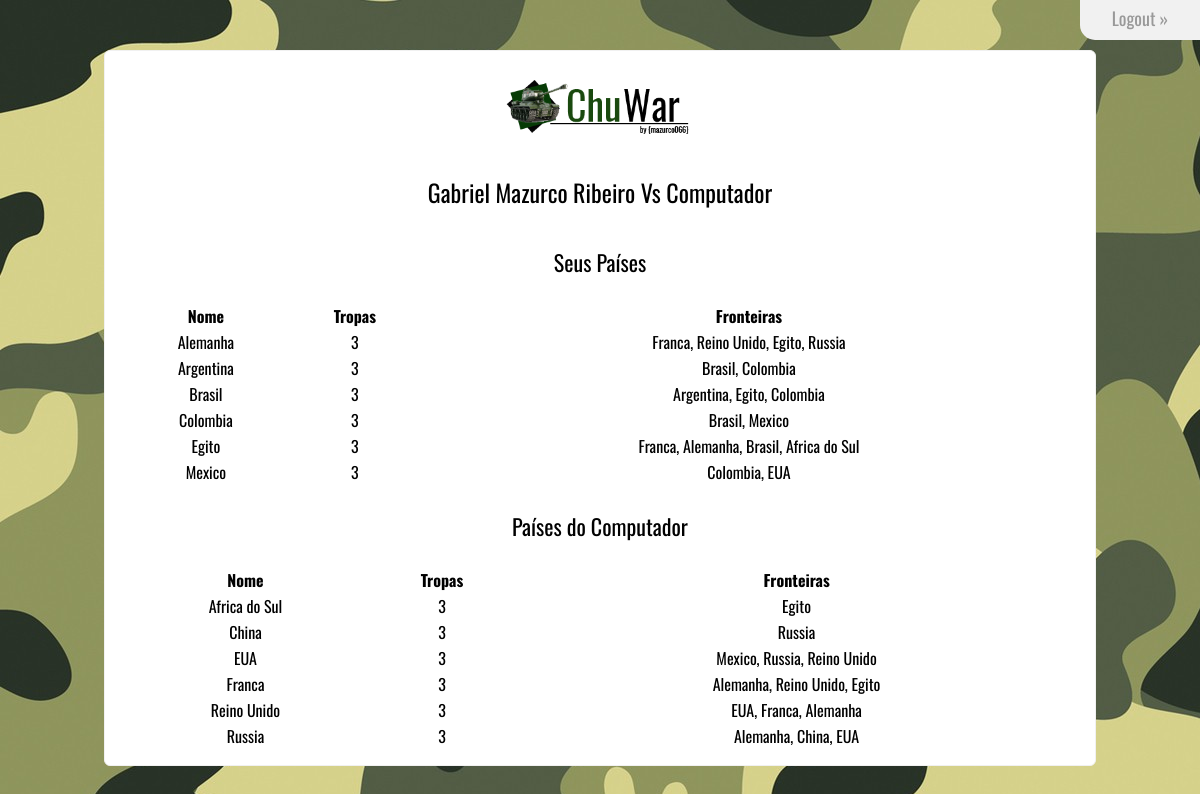
/ (signed in), run on the app's committed database.
### tables this page shows
CREATE TABLE `status_paises` (
  `ID` int(11) NOT NULL,
  `Jogo_ID` int(11) NOT NULL,
  `Pais_ID` int(11) NOT NULL,
  `Nome` varchar(50) NOT NULL,
  `tropas` int(11) NOT NULL,
  `Pertence` varchar(50) NOT NULL,
  `fronteiras` varchar(90) DEFAULT NULL
);

### includes/eventos.php (called while the page is built, shortened)
<?php
    $home="http://localhost/ChuvaInc/ChuWar/";
    $title="Chuwar - the Game";
    include("classes/DAO/DB.class.php");
    include("classes/DAO/Usuarios.class.php");
    include("classes/bean/Usuario.class.php");
    include("classes/bean/Computador.class.php");
    include("classes/bean/Pais.class.php");
    include("classes/bean/Jogo.class.php");
?>

### classes/bean/Usuario.class.php (called while the page is built, shortened)
<?php
class Usuario{
  private $id;
  private $nome;
  private $paises = NULL;
  public function setId($id){
    $this->id = $id;
  }
  public function getId(){
    return $this->id;
  }
  public function setNome($nome){
    $this->nome = $nome;
  }
  public function getNome(){
    return $this->nome;
  }
  public function setPaises($paises){
		$this->paises = $paises;
	}
	public function getPaises(){
		return $this->paises;
	}
}
?>

### classes/bean/Jogo.class.php (called while the page is built, shortened)
<?php
class Jogo{
  private $usuario;
  private $computador;
  function __construct(Usuario $user){
    $this->usuario = $user;
    $this->computador = new Computador();
    $this->Vpaises = $this->recuperaPaises();
  }
  function getPaisesUsuario(){
    return $this->usuario->getPaises();
  }
  function getPaisesComputador(){
    return $this->computador->getPaises();
  }
  function recuperaPaises(){
    $conexao = new DB;
    $conexao=$conexao->getConnection();
    $rs = $conexao->prepare("SELECT * FROM paises");
    if ($rs->execute()){
      $paises = [];
      while($pais = $rs->fetch(PDO::FETCH_OBJ)){
        $objeto = new Pais();
        $objeto->setID($pais->ID);
        $objeto->setNome($pais->Nome);
        $objeto->setTropas($pais->tropas);
        $objeto->setFronteiras($pais->fronteiras);
        $paises[] = $objeto;
      }
      return $paises;
    }
    else{
      $flash="OPS!... ouve algum erro em nosso Sistema. Por Favor contate administrador!";
      echo $flash;
    }
  }
  function carregaJogo(){
    $conexao = new DB;
    $conexao=$conexao->getConnection();
    $rs = $conexao->prepare("Select ID from jogos where id_usuario = ?");
    $id = $this->usuario->getId();
    $rs->bindParam(1,$id);
    if ($rs->execute()){
      $row = $rs->fetch(PDO::FETCH_OBJ);
      $idJogo = $row->ID;
      $rs = $conexao->prepare("SELECT * from status_paises WHERE Jogo_ID = ? and Pertence = 'Jogador'");
      $rs->bindParam(1,$idJogo);
      $rs->execute();
      if($rs->rowCount() > 0){
        $paisesUs = [];
        while($pais = $rs->fetch(PDO::FETCH_OBJ)){
          $objeto = new Pais();
          $objeto->setID($pais->Pais_ID);
          $objeto->setNome($pais->Nome);
          $objeto->setTropas($pais->tropas);
          $objeto->setFronteiras($pais->fronteiras);
          $paisesUs[] = $objeto;
        }
        $this->usuario->setPaises($paisesUs);
      }
      $rs = $conexao->prepare("SELECT * from status_paises WHERE Jogo_ID = ? and Pertence = 'Computador'");
      $rs->bindParam(1,$idJogo);
      $rs->execute();
      if($rs->rowCount() > 0){
        $paisesCp = [];
        while($pais = $rs->fetch(PDO::FETCH_OBJ)){
          $objeto = new Pais();
          $objeto->setID($pais->Pais_ID);
          $objeto->setNome($pais->Nome);
          $objeto->setTropas($pais->tropas);
          $objeto->setFronteiras($pais->fronteiras);
          $paisesCp[] = $objeto;
        }
        $this->computador->setPaises($paisesCp);
      }
    }
    else{
      $flash="OPS!... ouve algum erro em nosso Sistema. Por Favor contate administrador!";
      echo $flash;
    }
  }
}
 ?>

### classes/bean/Pais.class.php (called while the page is built, shortened)
<?php
class Pais{
	private $Nome;
	private $tropas;
	private $fronteiras;
	function setNome($nome){
		$this->Nome = $nome;
	}
	function getNome(){
		return $this->Nome;
	}
	function setTropas($Tropas){
		$this->tropas = $Tropas;
	}
	function getTropas(){
		return  $this->tropas;
	}
	function setFronteiras($fronteiras){
		$this->fronteiras = $fronteiras;
	}
	function getFronteiras(){
		return $this->fronteiras;
	}
}
?>

### classes/bean/Computador.class.php (called while the page is built)
<?php
class Computador{
  private $paises = NULL;
  public function setPaises($paises){
		$this->paises = $paises;
	}
	public function getPaises(){
		return $this->paises;
	}
}
?>

### includes/imprimeTabela.php (the view)
<p style="text-align: center; font: 400 22px Oswald;">Seus Países</p>
<br>
<table width="100%" border="0">
        <tr>
            <th>Nome</th>
            <th>Tropas</th>
            <th>Fronteiras</th>
        </tr>
        <?php
          foreach ($Vusuario as $key => $value) {
        ?>
        <tr>
          <td style="text-align: center"><?php echo $value->getNome(); ?></td>
          <td style="text-align: center"><?php echo $value->getTropas(); ?></td>
          <td style="text-align: center"><?php echo $value->getFronteiras(); ?></td>
        </tr>
        <?php
          }
         ?>
</table>
<br>
<p style="text-align: center; font: 400 22px Oswald;">Países do Computador</p>
<br>
<table width="100%" border="0">
        <tr>
            <th>Nome</th>
            <th>Tropas</th>
            <th>Fronteiras</th>
        </tr>
        <?php
          foreach ($Vcomputador as $key => $value) {
        ?>
        <tr>
          <td style="text-align: center"><?php echo $value->getNome(); ?></td>
          <td style="text-align: center"><?php echo $value->getTropas(); ?></td>
          <td style="text-align: center"><?php echo $value->getFronteiras(); ?></td>
        </tr>
        <?php
          }
         ?>
</table>

### index.php
<?php
    include("includes/eventos.php");
    if(isset($logado)){
        include("views/home.php");
    }
    else{
        include("views/login.php");
    }
?>

### views/home.php (shortened to what this page needs)
<html>
    <?php
    include("header.php");
    ?>
    <body>
        <div id="cadastro"><a href="index.php?acao=logout" title="Faça logout no Sistema!">Logout &raquo;</a></div>
        <div id="login" class="form bradius" style="top:50px; width: 80%;">
            <div class="logo"><a href="<?php echo $home;?>" title="<?php echo $title;?>"> <img src="img/logo.png" alt="logo" title="logotipo" width="200" height="58" /></a></div>
            <div class="acomodar" style="width: 100%; text-align: center; font: 400 24px Oswald;">
              <?php
                include("includes/carregaJogo.php");
               ?>
            </div>
            <?php
              include("includes/imprimeTabela.php");
             ?>
        </div>
    </body>
</html>

### views/header.php (shortened to what this page needs)
<head>
    <link rel="stylesheet" type="text/css" href="css/estilo.css"/>
</head>

### includes/carregaJogo.php
<?php
$usuario = new Usuario();
$usuario->setId($_SESSION["id"]);
$usuario->setNome($_SESSION["nome"]);
$usuario->setUsername($_SESSION["usuario"]);
$usuario->setSenha($_SESSION["senha"]);
echo "<br>".$usuario->getNome()." Vs Computador <br><br>";
$jogo = new Jogo($usuario);
if ($jogo->checaExistencia() == 0){
  $jogo->setPaisesUsuario();
  $jogo->setPaisesComputador();
  $Vusuario = $jogo->getPaisesUsuario();
  $Vcomputador = $jogo->getPaisesComputador();
  $jogo->novoJogo($Vusuario, $Vcomputador);
}
else{
  $jogo->carregaJogo();
  $Vusuario = $jogo->getPaisesUsuario();
  $Vcomputador = $jogo->getPaisesComputador();
}
?>

### css/estilo.css (style rules this page uses)
* { margin: 0; padding: 0; outline: none; list-style: none; }
a { text-decoration: none; }
body { font: 300 16px Oswald; background-image: url(../img/camo.jpeg); }
#login { width: 300px; margin: 0 auto; position: relative; top: 200px; border: 1px solid #f1f1f1; padding: 15px; background: #fff; }
#cadastro { border-bottom-left-radius: 15px; -webkit-border-bottom-left-radius: 15px; -moz-border-bottom-left-radius: 15px; height: 40px; width: 120px; background: #f1f1f1; text-align: center; position: absolute; right: 0; top: 0; z-index: 2; }
#cadastro a { padding-top: 5px; display: block; color: #999; font: 400 18px Oswald; }
.logo { width: 200px; height: 58px; margin: 0 auto; padding: 7px; position: relative; top: 5px; }
.acomodar { margin: 0 auto; width: 250px; }
.bradius { border-radius: 6px; -webkit-border-radius: 6px; -moz-border-radius: 6px; }
.txt,.txt:focus,.sb,.sb:hover,#cadastro,#cadastro:hover,#ataque,#ataque:hover { transition: all 0.5s linear; -webkit-transition: all 0.5s linear; -moz-transition: all 0.5s linear; }

### data on the page
status_paises: Nome "Alemanha", tropas "3", fronteiras "Franca, Reino Unido, Egito, Russia"
status_paises: Nome "Argentina", tropas "3", fronteiras "Brasil, Colombia"
status_paises: Nome "Brasil", tropas "3", fronteiras "Argentina, Egito, Colombia"
status_paises: Nome "Colombia", tropas "3", fronteiras "Brasil, Mexico"
status_paises: Nome "Egito", tropas "3", fronteiras "Franca, Alemanha, Brasil, Africa do Sul"
status_paises: Nome "Mexico", tropas "3", fronteiras "Colombia, EUA"
status_paises: Nome "Africa do Sul", tropas "3", fronteiras "Egito"
status_paises: Nome "China", tropas "3", fronteiras "Russia"
status_paises: Nome "EUA", tropas "3", fronteiras "Mexico, Russia, Reino Unido"
status_paises: Nome "Franca", tropas "3", fronteiras "Alemanha, Reino Unido, Egito"
status_paises: Nome "Reino Unido", tropas "3", fronteiras "EUA, Franca, Alemanha"
status_paises: Nome "Russia", tropas "3", fronteiras "Alemanha, China, EUA"

### other printed values
$usuario->getNome() "Gabriel Mazurco Ribeiro"
